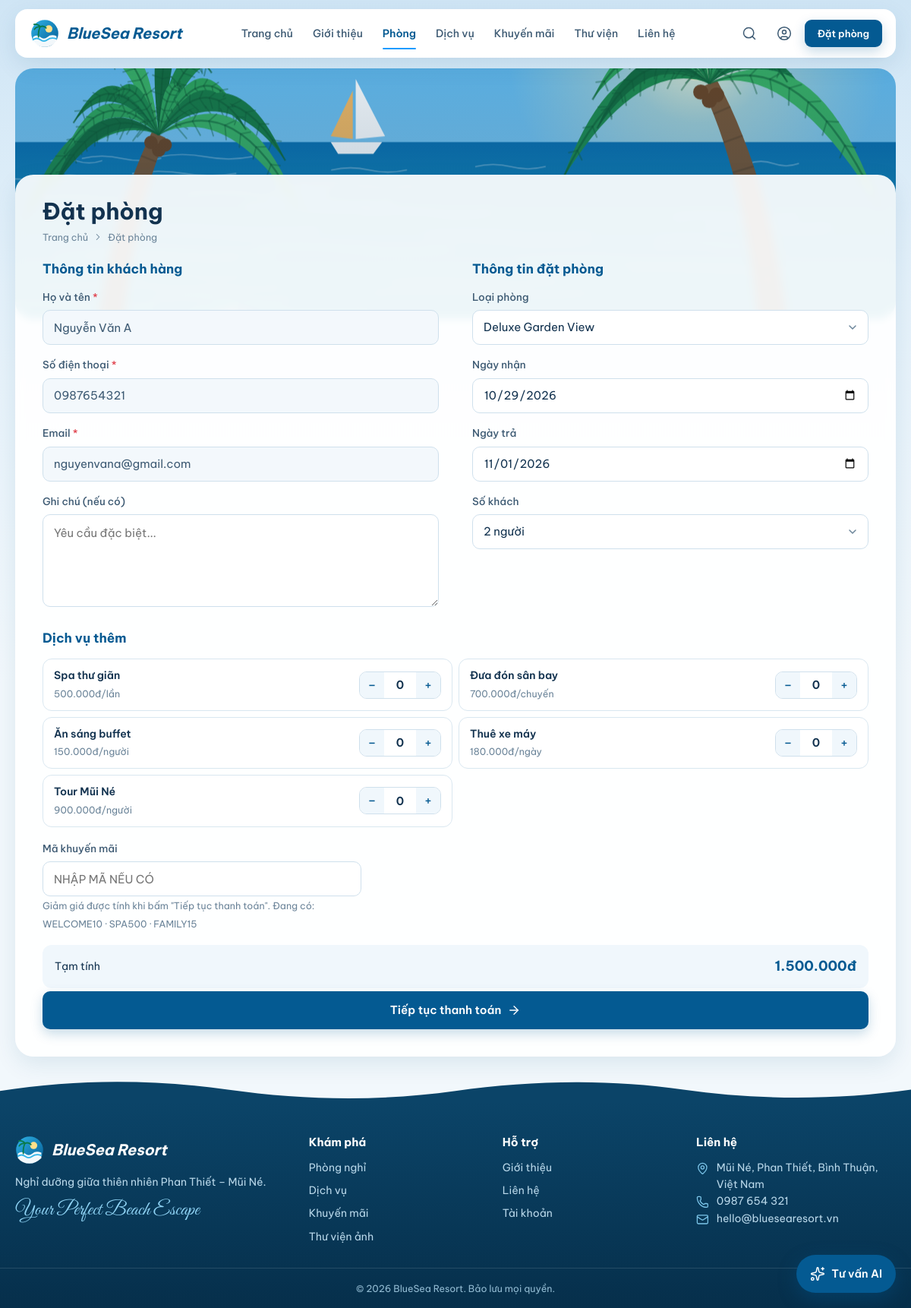
The page /booking.php?room_id=1 (signed in) on the database its author committed.
### tables this page shows
CREATE TABLE rooms (
 id INT AUTO_INCREMENT PRIMARY KEY,
 room_code VARCHAR(30) UNIQUE NOT NULL,
 room_type_id INT NOT NULL,
 floor INT DEFAULT 1,
 status ENUM('available','maintenance','occupied') DEFAULT 'available',
 CONSTRAINT fk_rooms_room_type FOREIGN KEY (room_type_id) REFERENCES room_types(id)
     ON DELETE RESTRICT ON UPDATE CASCADE
);

CREATE TABLE room_types (
 id INT AUTO_INCREMENT PRIMARY KEY,
 name VARCHAR(120) NOT NULL,
 description TEXT,
 price DECIMAL(12,0) NOT NULL,
 capacity INT NOT NULL,
 area INT NOT NULL DEFAULT 25,
 bed_type VARCHAR(60) NOT NULL DEFAULT 'Giường đôi',
 view_type VARCHAR(60) NOT NULL DEFAULT 'Hướng biển',
 amenities VARCHAR(255) NOT NULL DEFAULT '',
 image VARCHAR(255) NOT NULL
);

CREATE TABLE services (
 id INT AUTO_INCREMENT PRIMARY KEY,
 name VARCHAR(120) NOT NULL,
 description VARCHAR(255),
 price DECIMAL(12,0) NOT NULL,
 unit VARCHAR(50) DEFAULT 'lần',
 active TINYINT(1) DEFAULT 1
);

### config/app.php (called while the page is built, shortened)
<?php
require_once __DIR__ . '/../includes/icons.php';
function e($value) {
    return htmlspecialchars((string)$value, ENT_QUOTES, 'UTF-8');
}
function money($v) {
    return number_format((float)$v, 0, ',', '.') . 'đ';
}
function stay_defaults() {
    $valid = function ($d) { return is_string($d) && preg_match('/^\d{4}-\d{2}-\d{2}$/', $d) && strtotime($d) !== false; };
    $today = date('Y-m-d');
    $in = $_GET['check_in'] ?? '';
    $out = $_GET['check_out'] ?? '';
    if (!$valid($in) || $in < $today) $in = date('Y-m-d', strtotime('+1 day'));
    if (!$valid($out) || $out <= $in) $out = date('Y-m-d', strtotime($in . ' +3 day'));
    $guests = (int)($_GET['guests'] ?? 2);
    return ['check_in' => $in, 'check_out' => $out, 'guests' => $guests];
}
function db_is_v2() {
    static $v2 = null;
    if ($v2 !== null) return $v2;
    global $pdo;
    try {
        $v2 = (bool)$pdo->query("SHOW COLUMNS FROM bookings LIKE 'discount_amount'")->fetch()
           && (bool)$pdo->query("SHOW TABLES LIKE 'promotions'")->fetch()
           && (bool)$pdo->query("SHOW TABLES LIKE 'reviews'")->fetch()
           && (bool)$pdo->query("SHOW TABLES LIKE 'settings'")->fetch();
    } catch (Exception $e) { $v2 = false; }
    return $v2;
}
?>

### booking.php (the view, shortened to what this page needs)
<?php
require_once 'config/database.php';
require_once 'config/app.php';
$roomId = (int)($_GET['room_id'] ?? $_POST['room_id'] ?? 0);
$stmt = $pdo->prepare("SELECT r.*, rt.name, rt.price, rt.capacity, rt.image FROM rooms r JOIN room_types rt ON rt.id=r.room_type_id WHERE r.id=?");
$stmt->execute([$roomId]);
$room = $stmt->fetch();
$services = $pdo->query("SELECT * FROM services WHERE active=1 ORDER BY id")->fetchAll();
$types = $pdo->query("SELECT rt.id, rt.name, MIN(r.id) room_id FROM room_types rt JOIN rooms r ON r.room_type_id=rt.id AND r.status<>'maintenance' GROUP BY rt.id ORDER BY rt.price")->fetchAll();
$stay = stay_defaults();
$today = date('Y-m-d');
$customer = $_SESSION['customer'];
include 'includes/header.php';
?>
<section class="container">
</section>
<div class="container">
    <div class="sheet booking-sheet">
        <h1>Đặt phòng</h1>
        <nav class="crumbs" aria-label="Đường dẫn"><a href="<?= BASE_URL ?>/index.php">Trang chủ</a><?= icon('chevron-right') ?><span>Đặt phòng</span></nav>
        <form method="post" id="booking-form" data-price="<?= (float)$room['price'] ?>" data-type-id="<?= (int)$room['room_type_id'] ?>" data-avail-url="<?= BASE_URL ?>/api/availability.php">
            <div class="booking-grid">
                <div>
                    <h2 class="form-title">Thông tin khách hàng</h2>
                    <div class="form-group"><label for="b-name">Họ và tên <span class="req">*</span></label><input class="input" id="b-name" value="<?= e($customer['name']) ?>" readonly></div>
                    <div class="form-group"><label for="b-phone">Số điện thoại <span class="req">*</span></label><input class="input" id="b-phone" value="<?= e($customer['phone']) ?>" readonly></div>
                    <div class="form-group"><label for="b-email">Email <span class="req">*</span></label><input class="input" id="b-email" value="<?= e($customer['email']) ?>" readonly></div>
                    <div class="form-group"><label for="b-note">Ghi chú (nếu có)</label><textarea class="input" id="b-note" name="note" rows="4" placeholder="Yêu cầu đặc biệt..."><?= e($_POST['note'] ?? '') ?></textarea></div>
                </div>
                <div>
                    <h2 class="form-title">Thông tin đặt phòng</h2>
                    <div class="form-group"><label for="b-type">Loại phòng</label>
                        <select class="input" id="b-type" data-room-switch="<?= BASE_URL ?>/booking.php">
                            <?php foreach ($types as $t): ?>
                                <option value="<?= $t['room_id'] ?>"<?= (int)$t['id'] === (int)$room['room_type_id'] ? ' selected' : '' ?>><?= e($t['name']) ?></option>
                            <?php endforeach; ?>
                        </select></div>
                    <div class="form-group"><label for="b-in">Ngày nhận</label><div class="with-icon"><input class="input" type="date" id="b-in" name="check_in" value="<?= e($stay['check_in']) ?>" min="<?= $today ?>" required></div></div>
                    <div class="form-group"><label for="b-out">Ngày trả</label><div class="with-icon"><input class="input" type="date" id="b-out" name="check_out" value="<?= e($stay['check_out']) ?>" min="<?= $today ?>" required></div></div>
                    <div class="form-group"><label for="b-guests">Số khách</label>
                        <select class="input" id="b-guests" name="guests"><?php for ($i = 1; $i <= $room['capacity']; $i++): ?><option value="<?= $i ?>"<?= $i === (int)$stay['guests'] ? ' selected' : '' ?>><?= $i ?> người</option><?php endfor; ?></select></div>
                </div>
            </div>
            <h2 class="form-title" style="margin-top:8px">Dịch vụ thêm</h2>
            <div class="service-list" style="grid-template-columns:repeat(2,1fr)">
                <?php foreach ($services as $s): ?>
                <div class="service-row">
                    <div><b><?= e($s['name']) ?></b><small><?= money($s['price']) ?>/<?= e($s['unit']) ?></small></div>
                    <div class="qty" data-qty>
                        <button type="button" data-step="-1" aria-label="Giảm số lượng <?= e($s['name']) ?>">−</button>
                        <input type="number" name="service_<?= $s['id'] ?>" value="<?= (int)($_POST['service_' . $s['id']] ?? 0) ?>" min="0" max="20" data-price="<?= (float)$s['price'] ?>" aria-label="Số lượng <?= e($s['name']) ?>">
                        <button type="button" data-step="1" aria-label="Tăng số lượng <?= e($s['name']) ?>">+</button>
                    </div>
                </div>
                <?php endforeach; ?>
            </div>
            <?php $activePromos = []; if (db_is_v2()) { $activePromos = $pdo->query("SELECT code FROM promotions WHERE active=1 AND CURDATE() BETWEEN start_date AND end_date ORDER BY id")->fetchAll(PDO::FETCH_COLUMN); } ?>
            <?php if (db_is_v2()): ?>
            <div class="form-group" style="margin-top:18px;max-width:420px">
                <label for="b-promo">Mã khuyến mãi</label>
                <input class="input" id="b-promo" name="promo_code" value="<?= e($_POST['promo_code'] ?? $_GET['promo'] ?? '') ?>" placeholder="Nhập mã nếu có" autocomplete="off" style="text-transform:uppercase">
                <small class="muted">Giảm giá được tính khi bấm "Tiếp tục thanh toán".<?= $activePromos ? ' Đang có: ' . e(implode(' · ', $activePromos)) : '' ?></small>
            </div>
            <?php endif; ?>
            <div class="summary-line" aria-live="polite">
                <span data-summary-text>Tạm tính</span>
                <b data-summary-total><?= money($room['price']) ?></b>
            </div>
            <button class="btn btn-primary btn-block" type="submit" style="height:50px;font-size:15px">Tiếp tục thanh toán <?= icon('arrow-right') ?></button>
        </form>
    </div>
</div>
<?php include 'includes/footer.php'; ?>

### assets/css/style.css (style rules this page uses)
:root { --ink:#12324f; --ink-2:#3d5a73; --muted:#6b8499; --line:#d9e7f0; --line-2:#e8f1f7; --bg:#eaf3fa; --white:#fff; --primary:#045a92; --primary-600:#03497a; --primary-500:#056ca2; --accent:#1e9bfe; --sky:#e4f2fb; --sky-2:#f0f7fc; --sand:#f6e6b8; --ok:#1a8a3d; --ok-bg:#e0f7e3; --warn:#a86500; --warn-bg:#feedc0; --bad:#d13d3d; --bad-bg:#fbe3e2; --info:#0a6aa5; --info-bg:#e1f0fb; --navy:#0a344b; --navy-2:#062637; --r-sm:8px; --r:12px; --r-lg:18px; --r-xl:24px; --shadow:0 10px 30px rgba(12,74,120,.10); --shadow-sm:0 2px 10px rgba(12,74,120,.08); --font:"Be Vietnam Pro",system-ui,-apple-system,"Segoe UI",Roboto,Arial,sans-serif; --script:"Great Vibes","Segoe Script","Brush Script MT",cursive; }
*,*::before,*::after { box-sizing:border-box }
html { scroll-behavior:smooth;-webkit-text-size-adjust:100% }
body { margin:0;font-family:var(--font);font-size:15px;line-height:1.6;color:var(--ink);background:linear-gradient(180deg,#cfe5f5 0,#e4f1fa 380px,#f2f8fc 900px) fixed;min-height:100vh;display:flex;flex-direction:column }
a { color:inherit;text-decoration:none }
h1,h2,h3,h4 { margin:0;line-height:1.25;color:var(--ink) }
button,input,select,textarea { font:inherit;color:inherit }
.container { width:min(1180px,calc(100% - 40px));margin-inline:auto }
.muted { color:var(--muted) }
.btn { display:inline-flex;align-items:center;justify-content:center;gap:8px;height:44px;padding:0 22px;border:1px solid transparent;border-radius:10px;font-weight:600;font-size:14px;cursor:pointer;transition:background .15s,border-color .15s,box-shadow .15s;white-space:nowrap }
.btn-primary { background:var(--primary);color:#fff;box-shadow:0 6px 16px rgba(4,90,146,.22) }
.btn-block { width:100% }
.sheet { background:rgba(255,255,255,.92);backdrop-filter:blur(6px);border-radius:var(--r-xl);box-shadow:var(--shadow);padding:32px }
.input { width:100%;height:46px;padding:0 14px;border:1px solid #cfe0ec;border-radius:10px;background:#fff;color:var(--ink);transition:border-color .15s,box-shadow .15s }
textarea.input { height:auto;padding:12px 14px;resize:vertical;min-height:110px }
select.input { appearance:none;-webkit-appearance:none;padding-right:38px;cursor:pointer }
.input[readonly] { background:#f3f8fc;color:var(--ink-2) }
.form-group { margin-bottom:16px }
.form-group label,.label { display:block;font-size:13.5px;font-weight:500;color:var(--ink-2);margin-bottom:6px }
.req { color:#e0424d }
.form-title { font-size:17px;font-weight:700;color:var(--primary);margin-bottom:16px }
.with-icon { position:relative }
.booking-sheet { margin-top:-190px;position:relative;z-index:2;padding:30px 36px 36px }
.crumbs { display:flex;align-items:center;gap:6px;font-size:12.5px;color:var(--muted);margin-top:4px }
.booking-sheet h1 { font-size:30px;font-weight:700 }
.booking-grid { display:grid;grid-template-columns:1fr 1fr;gap:44px;margin-top:22px }
.service-list { display:grid;gap:8px;margin-top:6px }
.service-row { display:flex;align-items:center;justify-content:space-between;gap:12px;padding:10px 14px;border:1px solid var(--line);border-radius:12px;background:#fff }
.service-row b { font-weight:600;font-size:14px;display:block }
.service-row small { color:var(--muted) }
.qty { display:inline-flex;align-items:center;border:1px solid #cfe0ec;border-radius:10px;overflow:hidden;background:#fff }
.qty button { width:32px;height:34px;border:0;background:var(--sky-2);color:var(--primary);font-size:18px;cursor:pointer;line-height:1 }
.qty input { width:42px;height:34px;border:0;text-align:center;font-weight:600;background:#fff;-moz-appearance:textfield }
.summary-line { display:flex;justify-content:space-between;align-items:center;margin:16px 0 4px;padding:14px 16px;border-radius:12px;background:var(--sky-2);font-size:14px }
.summary-line b { font-size:18px;color:var(--primary) }

### rows shown on the page
rooms: room_type.name "Deluxe Garden View"
services: name "Spa thư giãn", price "500.000đ", unit "lần", id "0"
services: name "Đưa đón sân bay", price "700.000đ", unit "chuyến", id "0"
services: name "Ăn sáng buffet", price "150.000đ", unit "người", id "0"
services: name "Thuê xe máy", price "180.000đ", unit "ngày", id "0"
services: name "Tour Mũi Né", price "900.000đ", unit "người", id "0"

### other values the page prints
$label "Trang chủ"
$label "Giới thiệu"
$label "Phòng"
$label "Dịch vụ"
$label "Khuyến mãi"
$label "Thư viện"
$label "Liên hệ"
implode(' · ', $activePromos) "WELCOME10 · SPA500 · FAMILY15"
setting('tagline', 'Nghỉ dưỡng giữa thiên nhiên Phan Thiết – Mũi Né.') "Nghỉ dưỡng giữa thiên nhiên Phan Thiết – Mũi Né."
setting('address', 'Mũi Né, Phan Thiết, Bình Thuận, Việt Nam') "Mũi Né, Phan Thiết, Bình Thuận, Việt Nam"
setting('phone', '0987 654 321') "0987 654 321"
setting('email', 'hello@bluesearesort.vn') "hello@bluesearesort.vn"
setting('resort_name', 'BlueSea Resort') "BlueSea Resort"
form field guests "2 người"
